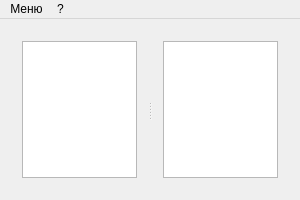
<?xml version="1.0" encoding="UTF-8"?>
<ui version="4.0">
 <class>MainWindow</class>
 <widget class="QMainWindow" name="MainWindow">
  <property name="windowModality">
   <enum>Qt::NonModal</enum>
  </property>
  <property name="geometry">
   <rect>
    <x>0</x>
    <y>0</y>
    <width>300</width>
    <height>200</height>
   </rect>
  </property>
  <property name="sizePolicy">
   <sizepolicy hsizetype="Preferred" vsizetype="Preferred">
    <horstretch>0</horstretch>
    <verstretch>0</verstretch>
   </sizepolicy>
  </property>
  <property name="minimumSize">
   <size>
    <width>300</width>
    <height>200</height>
   </size>
  </property>
  <property name="maximumSize">
   <size>
    <width>1000</width>
    <height>500</height>
   </size>
  </property>
  <property name="windowTitle">
   <string>MainWindow</string>
  </property>
  <widget class="QWidget" name="centralWidget">
   <layout class="QGridLayout" name="gridLayout">
    <item row="0" column="0">
     <widget class="QSplitter" name="splitter">
      <property name="sizePolicy">
       <sizepolicy hsizetype="Minimum" vsizetype="Minimum">
        <horstretch>0</horstretch>
        <verstretch>0</verstretch>
       </sizepolicy>
      </property>
      <property name="frameShape">
       <enum>QFrame::NoFrame</enum>
      </property>
      <property name="frameShadow">
       <enum>QFrame::Plain</enum>
      </property>
      <property name="orientation">
       <enum>Qt::Horizontal</enum>
      </property>
      <property name="opaqueResize">
       <bool>true</bool>
      </property>
      <property name="childrenCollapsible">
       <bool>true</bool>
      </property>
      <widget class="QWidget" name="verticalLayoutWidget">
       <layout class="QVBoxLayout" name="verticalLayout">
        <property name="sizeConstraint">
         <enum>QLayout::SetDefaultConstraint</enum>
        </property>
        <item>
         <widget class="QListWidget" name="listWidget">
          <property name="sizePolicy">
           <sizepolicy hsizetype="Minimum" vsizetype="Minimum">
            <horstretch>0</horstretch>
            <verstretch>0</verstretch>
           </sizepolicy>
          </property>
         </widget>
        </item>
       </layout>
      </widget>
      <widget class="QWidget" name="verticalLayoutWidget_2">
       <layout class="QVBoxLayout" name="verticalLayout_2">
        <property name="sizeConstraint">
         <enum>QLayout::SetDefaultConstraint</enum>
        </property>
        <item>
         <widget class="QListWidget" name="listWidget_2">
          <property name="sizePolicy">
           <sizepolicy hsizetype="Minimum" vsizetype="Minimum">
            <horstretch>0</horstretch>
            <verstretch>0</verstretch>
           </sizepolicy>
          </property>
         </widget>
        </item>
       </layout>
      </widget>
     </widget>
    </item>
   </layout>
  </widget>
  <widget class="QMenuBar" name="menuBar">
   <property name="geometry">
    <rect>
     <x>0</x>
     <y>0</y>
     <width>300</width>
     <height>18</height>
    </rect>
   </property>
   <widget class="QMenu" name="menu">
    <property name="title">
     <string>Меню</string>
    </property>
    <addaction name="action"/>
    <addaction name="separator"/>
    <addaction name="action_2"/>
   </widget>
   <widget class="QMenu" name="menu_2">
    <property name="title">
     <string>?</string>
    </property>
    <addaction name="action_3"/>
   </widget>
   <addaction name="menu"/>
   <addaction name="menu_2"/>
  </widget>
  <action name="action">
   <property name="text">
    <string>Открыть конфигурацию</string>
   </property>
  </action>
  <action name="action_2">
   <property name="text">
    <string>Закрыть</string>
   </property>
  </action>
  <action name="action_3">
   <property name="text">
    <string>О программе</string>
   </property>
  </action>
 </widget>
 <layoutdefault spacing="6" margin="11"/>
 <resources/>
 <connections>
  <connection>
   <sender>action</sender>
   <signal>triggered()</signal>
   <receiver>MainWindow</receiver>
   <slot>openConfFile()</slot>
   <hints>
    <hint type="sourcelabel">
     <x>-1</x>
     <y>-1</y>
    </hint>
    <hint type="destinationlabel">
     <x>199</x>
     <y>149</y>
    </hint>
   </hints>
  </connection>
  <connection>
   <sender>action_2</sender>
   <signal>triggered()</signal>
   <receiver>MainWindow</receiver>
   <slot>close()</slot>
   <hints>
    <hint type="sourcelabel">
     <x>-1</x>
     <y>-1</y>
    </hint>
    <hint type="destinationlabel">
     <x>197</x>
     <y>168</y>
    </hint>
   </hints>
  </connection>
  <connection>
   <sender>action_3</sender>
   <signal>triggered()</signal>
   <receiver>MainWindow</receiver>
   <slot>aboutMyProgram()</slot>
   <hints>
    <hint type="sourcelabel">
     <x>-1</x>
     <y>-1</y>
    </hint>
    <hint type="destinationlabel">
     <x>149</x>
     <y>99</y>
    </hint>
   </hints>
  </connection>
 </connections>
 <slots>
  <slot>openConfFile()</slot>
  <slot>aboutMyProgram()</slot>
 </slots>
</ui>
